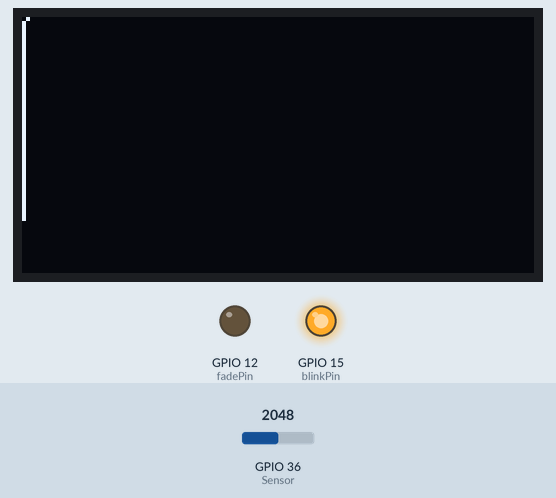
Bench run of a sketch on a simulated ESP32. Parts: 128×64 one-colour display, output pins drawn as LEDs (lit = HIGH). Inputs (shaded band) come from the test bench; at power-on: GPIO 36 (Sensor) = 2048. What the sketch prints to the serial monitor is not drawn.

Above: at 1.2 s.
1.3 s: GPIO 36 (Sensor) set to 537
At 1.52 s:
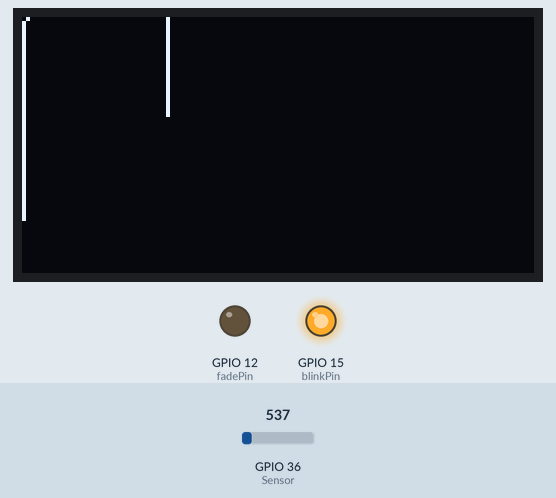
2.8 s: GPIO 36 (Sensor) set to 485
At 5.05 s:
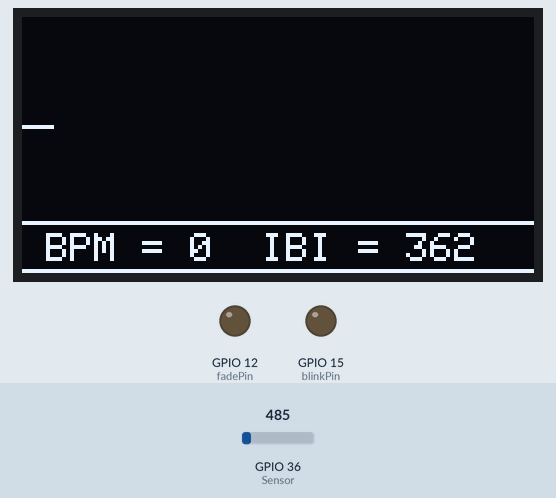
5.8 s: GPIO 36 (Sensor) set to 1228
At 6.9 s:
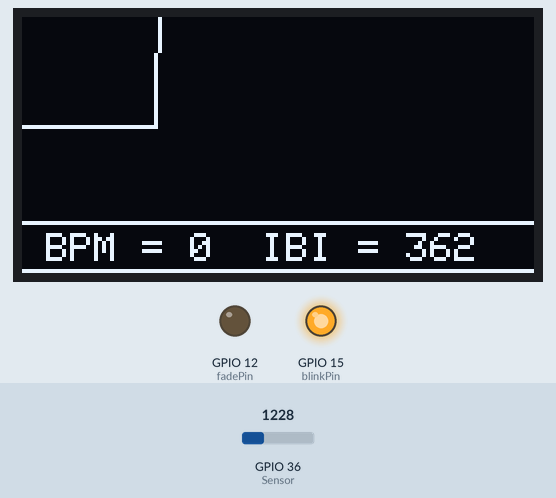
Timing chart, 0 to 8.8 s (numbered marks = the images above; inputs shaded):
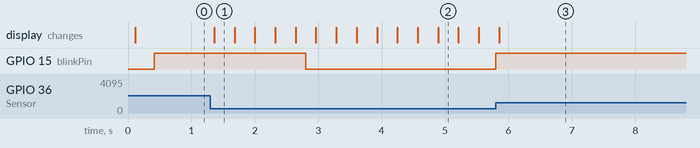

Measured:
- the behaviour switches between 512 and 511 on GPIO 36 (Sensor) (found by bisection; images 1 and 2)
- after the input at 1.3 s, the display: changes after 0.06 s (image 1)
- after the input at 2.8 s, GPIO 15 (blinkPin): HIGH → LOW at once
- after the input at 5.8 s, GPIO 15 (blinkPin): LOW → HIGH at once

The sketch:

ESP_OLED_PULSE_128_by_64_Display.ino
```cpp
/*
>> Pulse Sensor Amped 1.2 <<
This code is for Pulse Sensor Amped by Joel Murphy and Yury Gitman
    www.pulsesensor.com
    >>> Pulse Sensor purple wire goes to Analog Pin 0 <<<
Pulse Sensor sample aquisition and processing happens in the background via Ticker Routine
The following variables are automatically updated:
Signal :    int that holds the analog signal data straight from the sensor. updated every 2mS.
IBI  :      int that holds the time interval between beats. 2mS resolution.
BPM  :      int that holds the heart rate value, derived every beat, from averaging previous 10 IBI values.
QS  :       boolean that is made true whenever Pulse is found and BPM is updated. User must reset.
Pulse :     boolean that is true when a heartbeat is sensed then false in time with pin13 LED going out.

This code is designed with output serial data to Processing sketch "PulseSensorAmped_Processing-xx"
The Processing sketch is a simple data visualizer.
All the work to find the heartbeat and determine the heartrate happens in the code below.
Pin 13 LED will blink with heartbeat.
If you want to use pin 13 for something else, adjust the interrupt handler
It will also fade an LED on pin fadePin with every beat. Put an LED and series resistor from fadePin to GND.
Check here for detailed code walkthrough:
http://pulsesensor.myshopify.com/pages/pulse-sensor-amped-arduino-v1dot1

Code Version 1.2 by Joel Murphy & Yury Gitman  Spring 2013
This update fixes the firstBeat and secondBeat flag usage so that realistic BPM is reported.

Adapted for the ESP + OLED By Environment Monitor.....

*/
#include <Ticker.h>
#include <SPI.h>
#include <Wire.h>
#include <Adafruit_GFX.h>
#include <Adafruit_SSD1306.h>

#define OLED_RESET 0  // This is a dummy pin, as the display I have only has 4 Pins-SDA,SCL,GND,Vcc...
Adafruit_SSD1306 display(OLED_RESET);

// Set the Screen for the Pulse display
const int WIDTH=128;
const int HEIGHT=64;
const int LENGTH=WIDTH;

// The Ticker/flipper routine
Ticker flipper;

//  VARIABLES
int blinkPin = 15;                // pin to blink led at each beat
int fadePin = 12;                 // pin to do fancy classy fading blink at each beat
int fadeRate = 0;                 // used to fade LED on with PWM on fadePin


// these variables are volatile because they are used during the interrupt service routine!
volatile int BPM;                   // used to hold the pulse rate
volatile int Signal;                // holds the incoming raw data
volatile int IBI = 600;             // holds the time between beats, must be seeded!
volatile boolean Pulse = false;     // true when pulse wave is high, false when it's low
volatile boolean QS = false;        // becomes true when Arduoino finds a beat.

// For the display

int x;
int y[LENGTH];

void clearY(){
  for(int i=0; i<LENGTH; i++){
    y[i] = -1;
  }
}

void drawY(){
  display.drawPixel(0, y[0], WHITE);
  for(int i=1; i<LENGTH; i++){
    if(y[i]!=-1){
      display.drawLine(i-1, y[i-1], i, y[i], WHITE);
    }else{
      break;
    }
  }
}


void setup(){
  display.begin(SSD1306_SWITCHCAPVCC, 0x3C);  // initialize with the I2C addr 0x3C (for the 128x64)
  delay(20);
  // Clear the buffer.
  display.clearDisplay();

  x = 0;
  clearY();
  pinMode(blinkPin,OUTPUT);         // pin that will blink to your heartbeat!
  pinMode(fadePin,OUTPUT);          // pin that will fade to your heartbeat!
  Serial.begin(115200);             // we agree to talk fast!
  interruptSetup();                 // sets up to read Pulse Sensor signal every 2mS
}


void loop(){
  y[x] = map(Signal, 0, 1023, HEIGHT-14, 0); // Leave some screen for the text.....
    drawY();
  x++;
  if(x >= WIDTH){
        display.clearDisplay();
  display.drawLine(0, 51, 127, 51, WHITE);
  display.drawLine(0, 63, 127, 63, WHITE);
  display.setTextSize(0);
  display.setTextColor(WHITE);
  display.setCursor(0,54);
        display.print(" BPM = ");
        display.print(BPM);
        display.print("  IBI = ");
        display.print(IBI);
        display.print("  ");
    x = 0;
    clearY();
  }

  sendDataToProcessing('S', Signal);     // send Processing the raw Pulse Sensor data
  if (QS == true){                       // Quantified Self flag is true when arduino finds a heartbeat
        fadeRate = 255;                  // Set 'fadeRate' Variable to 255 to fade LED with pulse
        sendDataToProcessing('B',BPM);   // send heart rate with a 'B' prefix
        sendDataToProcessing('Q',IBI);   // send time between beats with a 'Q' prefix
        QS = false;                      // reset the Quantified Self flag for next time

     }

  ledFadeToBeat();
  display.display();
  delay(10);                             //  take a break
}


void ledFadeToBeat(){
    fadeRate -= 15;                         //  set LED fade value
    fadeRate = constrain(fadeRate,0,255);   //  keep LED fade value from going into negative numbers!
    analogWrite(fadePin,fadeRate);          //  fade LED
  }


void sendDataToProcessing(char symbol, int data ){
    Serial.print(symbol);                // symbol prefix tells Processing what type of data is coming
    Serial.println(data);                // the data to send culminating in a carriage return
  }
```

Interrupt.ino
```cpp
volatile int rate[10];                    // array to hold last ten IBI values
volatile unsigned long sampleCounter = 0; // used to determine pulse timing
volatile unsigned long lastBeatTime = 0;  // used to find IBI
volatile int P =512;                      // used to find peak in pulse wave, seeded
volatile int T = 512;                     // used to find trough in pulse wave, seeded
volatile int thresh = 512;                // used to find instant moment of heart beat, seeded
volatile int amp = 100;                   // used to hold amplitude of pulse waveform, seeded
volatile boolean firstBeat = true;        // used to seed rate array so we startup with reasonable BPM
volatile boolean secondBeat = false;      // used to seed rate array so we startup with reasonable BPM


void interruptSetup(){
// Initializes Ticker to have flipper run the ISR to sample every 2mS as per original Sketch.
  flipper.attach_ms(2, ISRTr);
}


// THIS IS THE TICKER INTERRUPT SERVICE ROUTINE.
// Ticker makes sure that we take a reading every 2 miliseconds
void ISRTr(){                         // triggered when flipper fires....
  cli();                               // disable interrupts while we do this
  Signal = analogRead(A0);              // read the Pulse Sensor
  sampleCounter += 2;                         // keep track of the time in mS with this variable
  int N = sampleCounter - lastBeatTime;       // monitor the time since the last beat to avoid noise

    //  find the peak and trough of the pulse wave
  if(Signal < thresh && N > (IBI/5)*3){       // avoid dichrotic noise by waiting 3/5 of last IBI
    if (Signal < T){                        // T is the trough
      T = Signal;                         // keep track of lowest point in pulse wave
    }
  }

  if(Signal > thresh && Signal > P){          // thresh condition helps avoid noise
    P = Signal;                             // P is the peak
  }                                        // keep track of highest point in pulse wave

  //  NOW IT'S TIME TO LOOK FOR THE HEART BEAT
  // signal surges up in value every time there is a pulse
  if (N > 250){                                   // avoid high frequency noise
    if ( (Signal > thresh) && (Pulse == false) && (N > (IBI/5)*3) ){
      Pulse = true;                               // set the Pulse flag when we think there is a pulse
      digitalWrite(blinkPin,HIGH);                // turn on pin 13 LED
      IBI = sampleCounter - lastBeatTime;         // measure time between beats in mS
      lastBeatTime = sampleCounter;               // keep track of time for next pulse

      if(secondBeat){                        // if this is the second beat, if secondBeat == TRUE
        secondBeat = false;                  // clear secondBeat flag
        for(int i=0; i<=9; i++){             // seed the running total to get a realisitic BPM at startup
          rate[i] = IBI;
        }
      }

      if(firstBeat){                         // if it's the first time we found a beat, if firstBeat == TRUE
        firstBeat = false;                   // clear firstBeat flag
        secondBeat = true;                   // set the second beat flag
        sei();                               // enable interrupts again
        return;                              // IBI value is unreliable so discard it
      }


      // keep a running total of the last 10 IBI values
      word runningTotal = 0;                  // clear the runningTotal variable

      for(int i=0; i<=8; i++){                // shift data in the rate array
        rate[i] = rate[i+1];                  // and drop the oldest IBI value
        runningTotal += rate[i];              // add up the 9 oldest IBI values
      }

      rate[9] = IBI;                          // add the latest IBI to the rate array
      runningTotal += rate[9];                // add the latest IBI to runningTotal
      runningTotal /= 10;                     // average the last 10 IBI values
      BPM = 60000/runningTotal;               // how many beats can fit into a minute? that's BPM!
      QS = true;                              // set Quantified Self flag
      // QS FLAG IS NOT CLEARED INSIDE THIS ISR
    }
  }

  if (Signal < thresh && Pulse == true){   // when the values are going down, the beat is over
    digitalWrite(blinkPin,LOW);            // turn off pin 13 LED
    Pulse = false;                         // reset the Pulse flag so we can do it again
    amp = P - T;                           // get amplitude of the pulse wave
    thresh = amp/2 + T;                    // set thresh at 50% of the amplitude
    P = thresh;                            // reset these for next time
    T = thresh;
  }

  if (N > 2500){                           // if 2.5 seconds go by without a beat
    thresh = 512;                          // set thresh default
    P = 512;                               // set P default
    T = 512;                               // set T default
    lastBeatTime = sampleCounter;          // bring the lastBeatTime up to date
    firstBeat = true;                      // set these to avoid noise
    secondBeat = false;                    // when we get the heartbeat back
  }

  sei();                                   // enable interrupts when youre done!
}// end isr
```
